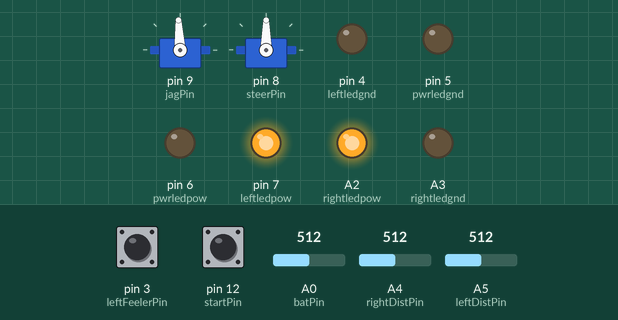
Simulated run of this sketch. Board: Arduino Uno, built with avr-gcc and run on an emulated ATmega328P. On the bench: 2 × servo, output pins drawn as LEDs (lit = HIGH). The inputs (shaded band) are chosen by the test bench; at power-on: pin 12 (startPin) HIGH, A4 (rightDistPin) = 512, pin 3 (leftFeelerPin) HIGH, A0 (batPin) = 512, A5 (leftDistPin) = 512.

Above: at 1.2 s.
1.3 s: pin 12 (startPin) pulled LOW for 0.15 s
At 2.5 s:
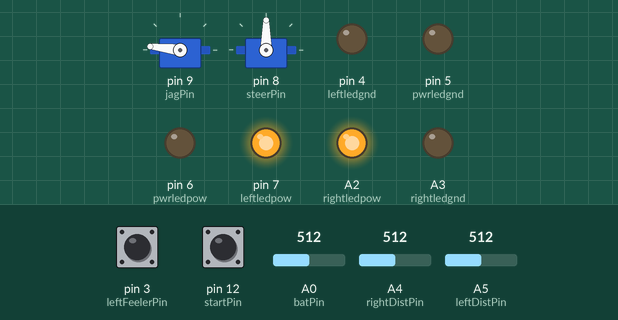
4.4 s: A4 (rightDistPin) set to 166
7.4 s: A4 (rightDistPin) set to 134
At 7.7 s:
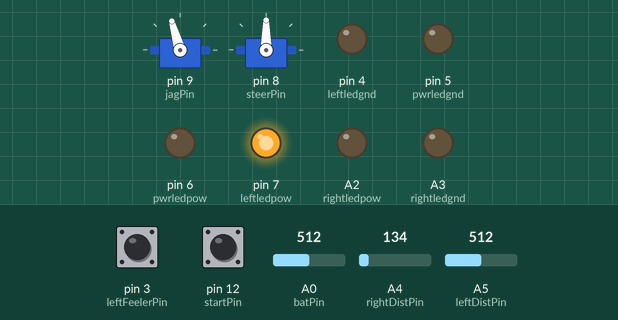
8.9 s: pin 3 (leftFeelerPin) pulled LOW for 0.15 s
At 9.9 s:
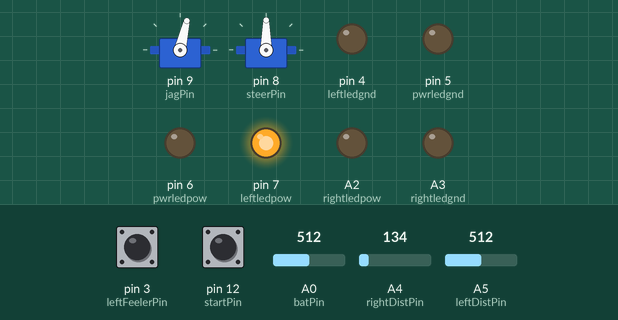
Timing chart, 0 to 24.4 s (numbered marks = the images above; inputs shaded):
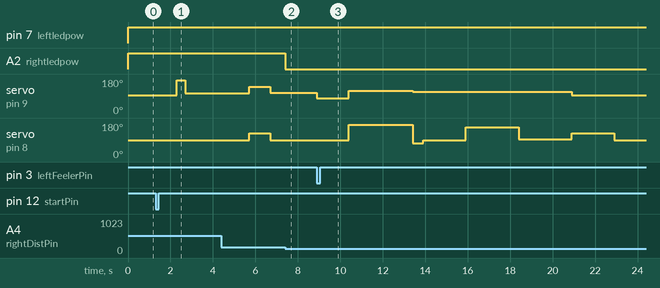

The sketch:

race2_jagcar2.ino
```cpp
#include <Servo.h>
#include <RunningMedian.h>
// Get the line numbering to behave
byte dummy;
#line 6
//#define PROPROTIONAL

// Inputs
const byte startPin = 12;
const byte leftDistPin = A5;
const byte rightDistPin = A4;
const byte leftFeelerPin = 3;
const byte batPin = A0;

// Outputs
const byte jagPin = 9;
const byte steerPin = 8;
const byte rightledpow = A2;
const byte rightledgnd = A3;
const byte leftledpow = 7;
const byte leftledgnd = 4;
const byte pwrledpow = 6;
const byte pwrledgnd = 5;

Servo jag;
Servo steer;
const unsigned int leftDistThresh = 150;
const unsigned int rightDistThresh = 150;

// Returns distance in cm
byte readIR(const byte pin) {
    return 1/(0.0000868056*(float)analogRead(pin)-0.00222222);
}

namespace st { // States for state machine
    enum robotstate_t {
        beginning,
        beforeButton,
        afterButtonWait,
        redneck,
        findDirection,
        straightaway,
        endofstraightaway,
        recoverFromWall,
        uturn,
        farstraightaway,
        farS,
        midS,
        closeS,
        ccwFinish,
    };
    enum statepos_t {
        begin,
        idle,
        end,
    };
    enum substate_t {
        noSubstate,
        backing,
    };
    enum direction_t {
        dontknow,
        clockwise,
        counterclockwise,
    };
}


void avoidWalls(unsigned int leftDist, unsigned int rightDist,
                int8_t* jagspeed, int8_t* turnamt,
                int8_t nominalspeed = 20, int8_t nominalsteer = 0) {
    if (leftDist > leftDistThresh) {
        *turnamt = nominalsteer+40;
        *jagspeed = 0.8*nominalspeed;
    }
    else if (rightDist > rightDistThresh) {
        *turnamt = nominalsteer-40;
        *jagspeed = 0.8*nominalspeed;
    }
    else {
        *turnamt = nominalsteer;
        *jagspeed = nominalspeed;
    }
}
#define AVOID_WALLS(nominalspeed, nominalsteer)\
    avoidWalls(leftDist, rightDist, &jagspeed, &turnamt,\
               nominalspeed, nominalsteer)


void setup() {
    Serial.begin(115200);

    pinMode(rightledpow, OUTPUT); pinMode(rightledgnd, OUTPUT);
    pinMode( leftledpow, OUTPUT); pinMode( leftledgnd, OUTPUT);
    pinMode(  pwrledpow, OUTPUT); pinMode(  pwrledgnd, OUTPUT);
    digitalWrite(rightledgnd, LOW); digitalWrite(leftledgnd, LOW);
    digitalWrite(pwrledgnd, LOW);
    jag.attach(jagPin);
    steer.attach(steerPin);
    digitalWrite(leftFeelerPin, HIGH);
    digitalWrite(startPin, HIGH);
}

/* 1. Get sensor values
 * 2. Police state machine
 * 3. Run state machine
 * 4. Run outputs
 */
void loop() {
// 1.Get sensor values
    static RunningMedian leftMedian;
    static RunningMedian rightMedian;
    leftMedian.add(analogRead(leftDistPin));
    rightMedian.add(analogRead(rightDistPin));

    unsigned int leftDist = leftMedian.getMedian();//readIR(leftDistPin);//leftMedian.getMedian();
    unsigned int rightDist = rightMedian.getMedian(); //readIR(rightDistPin); //rightMedian.getMedian();
    unsigned int powerlvl = analogRead(batPin); // powerlvl is voltage*512
    bool leftFeeler = !digitalRead(leftFeelerPin);
    bool startButton = !digitalRead(startPin);
    // Display debugging leds
    digitalWrite(leftledpow, leftDist > leftDistThresh);
    digitalWrite(rightledpow, rightDist > leftDistThresh);
//    digitalWrite(pwrledpow, powerlvl < 3700);

    static unsigned long lastPrintTime = 0;
    if (millis() - lastPrintTime > 100) {
        lastPrintTime = millis();
//        Serial.print(leftDist);
//        Serial.print('\t');
//        Serial.print(rightDist);
//        Serial.print('\t');
//
//        Serial.println();
    }

// 2.Police state machine
    int8_t jagspeed = 0; // -100 to 100
    int8_t turnamt = 0; // -100 to 100

    static st::robotstate_t robotstate = st::beginning;
    static st::robotstate_t nextrobotstate = st::beforeButton;
    st::statepos_t statepos = st::begin;
    static st::substate_t substate = st::noSubstate;
    static st::direction_t direction = st::dontknow;

    if (statepos == st::begin) statepos = st::idle;

    static unsigned long stateStartTime = millis();
    if (robotstate != nextrobotstate) {
        if (false/*statepos = st::idle*/) statepos = st::end;
        else {
            statepos = st::begin;
            robotstate = nextrobotstate;
            stateStartTime = millis();
        }
    }
    unsigned long timeIntoState = millis() - stateStartTime;
    unsigned long timePlaceholder = 0;

    switch(robotstate) {
    case st::beforeButton:
        if(startButton) nextrobotstate = st::afterButtonWait;
        break;
    case st::afterButtonWait:
        if(timeIntoState > 1000) nextrobotstate = st::redneck;
        break;
    case st::redneck:
        if (timeIntoState > 400) nextrobotstate = st::findDirection;
        jagspeed = 100;
        turnamt = 0;
        break;
    case st::findDirection:
        //AVOID_WALLS(20, 0);
        jagspeed = 14;
        if (leftFeeler) {
            nextrobotstate = st::recoverFromWall;
            direction = st::counterclockwise;
        }
        else if (timeIntoState > 3000) {
            nextrobotstate = st::straightaway;
            direction = st::clockwise;
        }
        break;
    case st::straightaway:
        if (direction == st::clockwise) {
            AVOID_WALLS(70, 0);
            if (timeIntoState > 1000) nextrobotstate = st::endofstraightaway;
        }
        else {
            AVOID_WALLS(40, 0);
            if (timeIntoState > 15000) nextrobotstate = st::beforeButton;
        }
        break;
    case st::endofstraightaway:
        if (leftFeeler) nextrobotstate = st::recoverFromWall;
        jagspeed = 17;
        break;
    case st::recoverFromWall:
        if (direction == st::clockwise) {
            if (timeIntoState > 1500) nextrobotstate = st::uturn;
            jagspeed = -20;
        }
        else {
            if (timeIntoState > 1500) nextrobotstate = st::closeS;
            jagspeed = -20;
        }
        break;
    case st::uturn:
        if (direction == st::clockwise) {
            if (timeIntoState > 3000) nextrobotstate = st::farstraightaway;
            jagspeed = 30;
            turnamt = 90;
        }
        else {
            if (timeIntoState > 3000) nextrobotstate = st::straightaway;
            jagspeed = 30;
            turnamt = -80;
        }
        break;
    case st::farstraightaway:
        if (direction == st::clockwise) {
            if(timeIntoState > 500) {
                nextrobotstate = st::farS;
            }
            AVOID_WALLS(30, -60);
        }
        else {
            if (timeIntoState > 500) {
                nextrobotstate = st::uturn;
            }
            AVOID_WALLS(30, 0);
        }
        break;
    case st::farS:
        if (direction == st::clockwise) {
                if (timeIntoState > 2000) nextrobotstate = st::midS;
                AVOID_WALLS(30, -40);

            }
            else {
                if (timeIntoState > 3000) nextrobotstate = st::farstraightaway;
                AVOID_WALLS(30, 35);
            }
        break;
    case st::midS:
        if (direction == st::clockwise) {
            if (timeIntoState > 2500) nextrobotstate = st::closeS;
            AVOID_WALLS(30, 35);

        }
        else {
            if (timeIntoState > 3000) nextrobotstate = st::farS;
            AVOID_WALLS(30, -35);
        }
        break;
    case st::closeS:
        if (direction == st::clockwise) {
            if (timeIntoState > 2500) nextrobotstate = st::ccwFinish;
            AVOID_WALLS(30, -35);
        }
        else {
            if (timeIntoState > 3000) nextrobotstate = st::midS;
            AVOID_WALLS(30, 35);
        }
        break;
    case st::ccwFinish:
        if (timeIntoState > 2000) nextrobotstate = st::beforeButton;
        AVOID_WALLS(0, 0);
        break;
    default:
        Serial.print("Undefined state: "); Serial.print(robotstate); Serial.print('\t');
    }


// Jag datasheet says it wants a puse between .67ms and 2.33ms
    jag.writeMicroseconds(map(jagspeed, -100, 100, 670, 2330));
// May have to change the 0,180 to match what the servo wants
    steer.write(map(turnamt, -100, 100, 0, 180));

}


//        if (substate == st::backing) {
//            if (millis() - timePlaceholder > 1500) {
//                substate = st::noSubstate;
//            }
//            if (direction == st::clockwise) {
//                turnamt = 30;
//            }
//            else if (direction == st::counterclockwise) {
//                turnamt = -30;
//            }
//            else {
//                turnamt = 30;
//            }
//            jagspeed = -13;
//        }
//        else if (leftDist > leftDistThresh && rightDist <= rightDistThresh) {
//            jagspeed = 24;
//            turnamt = 40;
//        }
//        else if (leftDist <= leftDistThresh &&  rightDist > rightDistThresh) {
//            jagspeed = 24;
//            turnamt = -40;
//        }
//        else if (leftDist >= leftDistThresh && rightDist >= rightDistThresh) {
//            // Both sensors see a wall
//            jagspeed = -13;
//            turnamt = 0;
//            substate = st::backing;
//            timePlaceholder = millis();
//        }
```

Measured:
- the behaviour switches between 151 and 150 on A4 (rightDistPin) (found by bisection; images 1 and 2)
- after the input at 1.3 s, servo on pin 9 (jagPin): 93° → 173° after 1.0 s, → 104° 0.40 s later
- after the input at 7.4 s, A2 (rightledpow): HIGH → LOW at once
- after the input at 8.9 s, servo on pin 9 (jagPin): 106° → 77° at once, → 117° 1.5 s later, → 112° 3.0 s later, → 93° 7.5 s later; servo on pin 8 (steerPin): 90° → 171° after 1.5 s, → 72° 3.0 s later, → 90° 0.50 s later, → 157° 2.0 s later, … (7 changes in this stretch)
